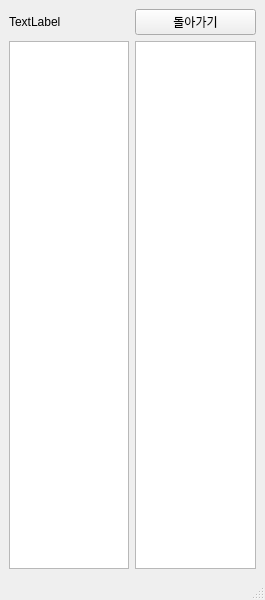
<?xml version="1.0" encoding="UTF-8"?>
<ui version="4.0">
 <class>MainWindow</class>
 <widget class="QMainWindow" name="MainWindow">
  <property name="geometry">
   <rect>
    <x>0</x>
    <y>0</y>
    <width>265</width>
    <height>600</height>
   </rect>
  </property>
  <property name="windowTitle">
   <string>MainWindow</string>
  </property>
  <property name="styleSheet">
   <string notr="true">background-image: url(:/back/images/bgcolor.png);</string>
  </property>
  <widget class="QWidget" name="centralwidget">
   <layout class="QGridLayout" name="gridLayout">
    <item row="0" column="1">
     <widget class="QPushButton" name="backButton">
      <property name="text">
       <string>돌아가기</string>
      </property>
     </widget>
    </item>
    <item row="0" column="0">
     <widget class="QLabel" name="Chapter">
      <property name="text">
       <string>TextLabel</string>
      </property>
     </widget>
    </item>
    <item row="1" column="0">
     <widget class="QListView" name="wordView"/>
    </item>
    <item row="1" column="1">
     <widget class="QListView" name="meanView"/>
    </item>
   </layout>
  </widget>
  <widget class="QStatusBar" name="statusbar"/>
 </widget>
 <resources>
  <include location="start.qrc"/>
 </resources>
 <connections/>
</ui>
